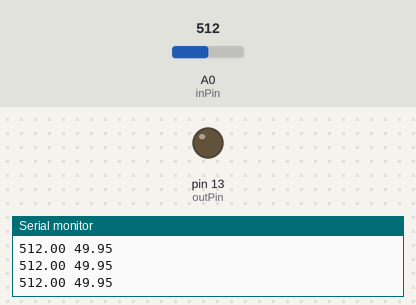
Bench run of a sketch on a simulated Arduino Uno, built with avr-gcc and run on an emulated ATmega328P. Parts: output pins drawn as LEDs (lit = HIGH), the last lines printed to the serial monitor. The inputs (shaded band) are chosen by the test bench; at power-on: A0 (inPin) = 512.

Above: at 1.3 s.
1.4 s: A0 (inPin) set to 503
At 2.4 s:
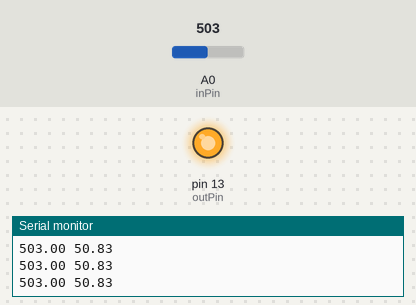
2.9 s: A0 (inPin) set to 716
At 3.5 s:
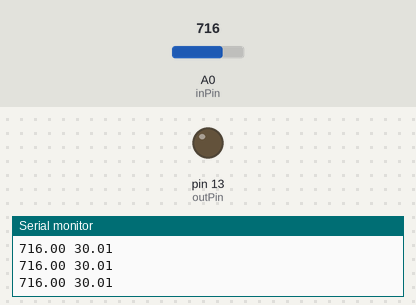
4.4 s: A0 (inPin) set to 511
At 5.9 s:
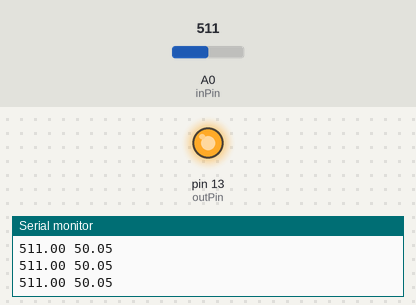
Timing chart, 0 to 7.4 s (numbered marks = the images above; inputs shaded):
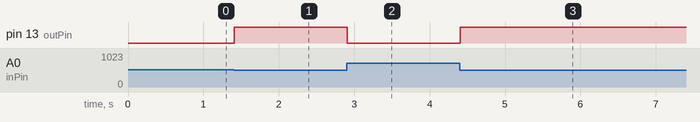

Measured:
- the behaviour switches between 512 and 511 on A0 (inPin) (found by bisection; images 0 and 1)
- after the input at 1.4 s, pin 13 (outPin): LOW → HIGH at once
- after the input at 2.9 s, pin 13 (outPin): HIGH → LOW at once
- after the input at 4.4 s, pin 13 (outPin): LOW → HIGH at once

The sketch:

const_sal_cult_V2.ino
```cpp
// inPin in input pin
// outPin is output pin
// inVal is initial value of resistance
// thrVal is threshold value
// avgVal is average value

const int inPin = A0;
const int outPin = 13;
float inVal = 0;
float thrVal;
float avgVal;
int i;

// This function calculates the avg with 1000 iter
float avg (){
  for (i = 0; i < 1000; i++) {
  inVal += analogRead(inPin);
  }
  return inVal/1000;
}

void setup() {
  Serial.begin(9600);
  pinMode(outPin, OUTPUT);
  thrVal = avg();
}

// This function is a scaling function (standardizer)
float flt_map (float val, float in_min, float in_max, float out_min, float out_max) {
  return (val - in_min) * (out_max - out_min) / (in_max - in_min) + out_min;
}


void loop() {
  inVal = 0;
  inVal = analogRead(inPin);

  if (inVal < thrVal){
    digitalWrite(outPin, HIGH);
  }
  else if (inVal > thrVal) {
    digitalWrite(outPin, LOW);
  }

  Serial.print(inVal);
  Serial.print(' ');
  Serial.println(100 - flt_map(inVal, 0, 1023, 0, 100));
//  Serial.println(flt_map(inVal, thrVal, 0, 0, 100));
//  delay(2000);/
}
```
